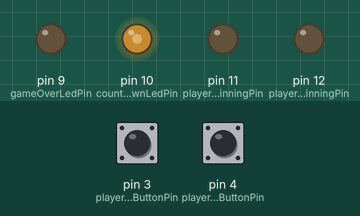
Bench run of a sketch on a simulated Arduino Uno, built with avr-gcc and run on an emulated ATmega328P. Parts: output pins drawn as LEDs (lit = HIGH). The test bench sets the inputs (shaded band); at power-on: pin 3 (playerTwoButtonPin) HIGH, pin 4 (playerOneButtonPin) HIGH.

Above: at 1.25 s.
1.3 s: pin 3 (playerTwoButtonPin) pulled LOW for 0.15 s
At 1.47 s:
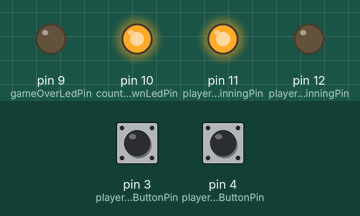
4.3 s: pin 4 (playerOneButtonPin) pulled LOW for 0.15 s
At 4.47 s:
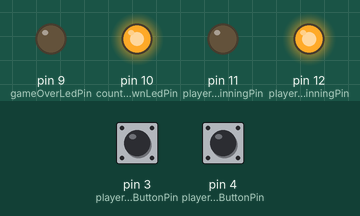
7.3 s: pin 3 (playerTwoButtonPin) pulled LOW for 1 s
At 9.36 s:
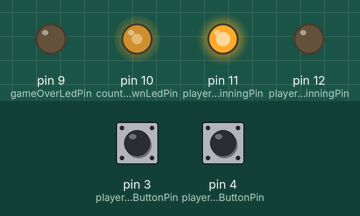
11.0 s: pin 3 (playerTwoButtonPin) pulled LOW for 3.2 s
At 15.85 s:
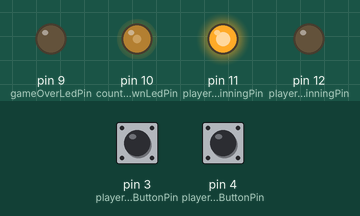
16.9 s: pin 4 (playerOneButtonPin) pulled LOW for 1 s
At 18.95 s:
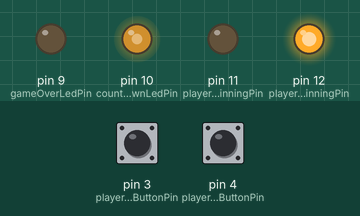
20.6 s: pin 4 (playerOneButtonPin) pulled LOW for 3.2 s
At 27.2 s:
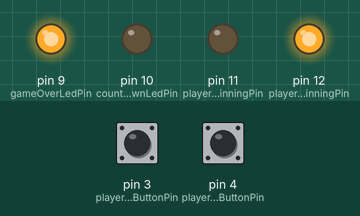
Timing chart, 0 to 27.5 s (numbered marks = the images above; inputs shaded):
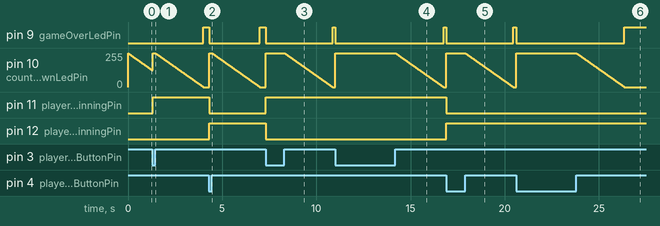

The sketch:

LostRedditButtonTwoPlayer.ino
```cpp
const int playerOneButtonPin = 4;
const int playerTwoButtonPin = 3;
const int playerOneWinningPin = 12;
const int playerTwoWinningPin = 11;
const int countdownLedPin = 10;
const int gameOverLedPin = 9;

int timer = 255;
bool playerOneWinning = false;
bool playerTwoWinning = false;

void setup() {
  pinMode(playerOneButtonPin, INPUT_PULLUP);
  pinMode(playerTwoButtonPin, INPUT_PULLUP);

  pinMode(playerOneWinningPin, OUTPUT);
  pinMode(playerTwoWinningPin, OUTPUT);
  pinMode(countdownLedPin, OUTPUT);
  pinMode(gameOverLedPin, OUTPUT);
}

void loop() {
  bool playerOneButtonState = digitalRead(playerOneButtonPin);
  bool playerTwoButtonState = digitalRead(playerTwoButtonPin);

  if (playerOneButtonState == LOW)
  {
    playerOneWinning = true;
    playerTwoWinning = false;
    timer = 255;
  }
  else if (playerTwoButtonState == LOW)
  {
    playerOneWinning = false;
    playerTwoWinning = true;
    timer = 255;
  }
  else
  {
      if (timer > 0)
      {
        timer = timer - 1;
      }
  }


  // Render the variables!
  digitalWrite(playerOneWinningPin, playerOneWinning);
  digitalWrite(playerTwoWinningPin, playerTwoWinning);
  analogWrite(countdownLedPin, timer);

  if (timer > 0)
  {
    digitalWrite(gameOverLedPin, LOW);
  }
  else
  {
    digitalWrite(gameOverLedPin, HIGH);
  }

  delay(10);
}
```

Measured:
- after the input at 1.3 s, pin 9 (gameOverLedPin): LOW → HIGH after 2.7 s instead of 1.2 s; pin 11 (playerTwoWinningPin): LOW → HIGH at once
- after the input at 4.3 s, pin 9 (gameOverLedPin): HIGH → LOW at once, → HIGH 2.7 s later; pin 11 (playerTwoWinningPin): HIGH → LOW at once; pin 12 (playerOneWinningPin): LOW → HIGH at once
- after the input at 7.3 s, pin 9 (gameOverLedPin): HIGH → LOW at once, → HIGH 3.6 s later; pin 11 (playerTwoWinningPin): LOW → HIGH at once; pin 12 (playerOneWinningPin): HIGH → LOW at once
- after the input at 11.0 s, pin 9 (gameOverLedPin): HIGH → LOW at once, → HIGH 5.7 s later
- after the input at 16.9 s, pin 9 (gameOverLedPin): HIGH → LOW at once, → HIGH 3.6 s later; pin 11 (playerTwoWinningPin): HIGH → LOW at once; pin 12 (playerOneWinningPin): LOW → HIGH at once
- after the input at 20.6 s, pin 9 (gameOverLedPin): HIGH → LOW at once, → HIGH 5.8 s later
